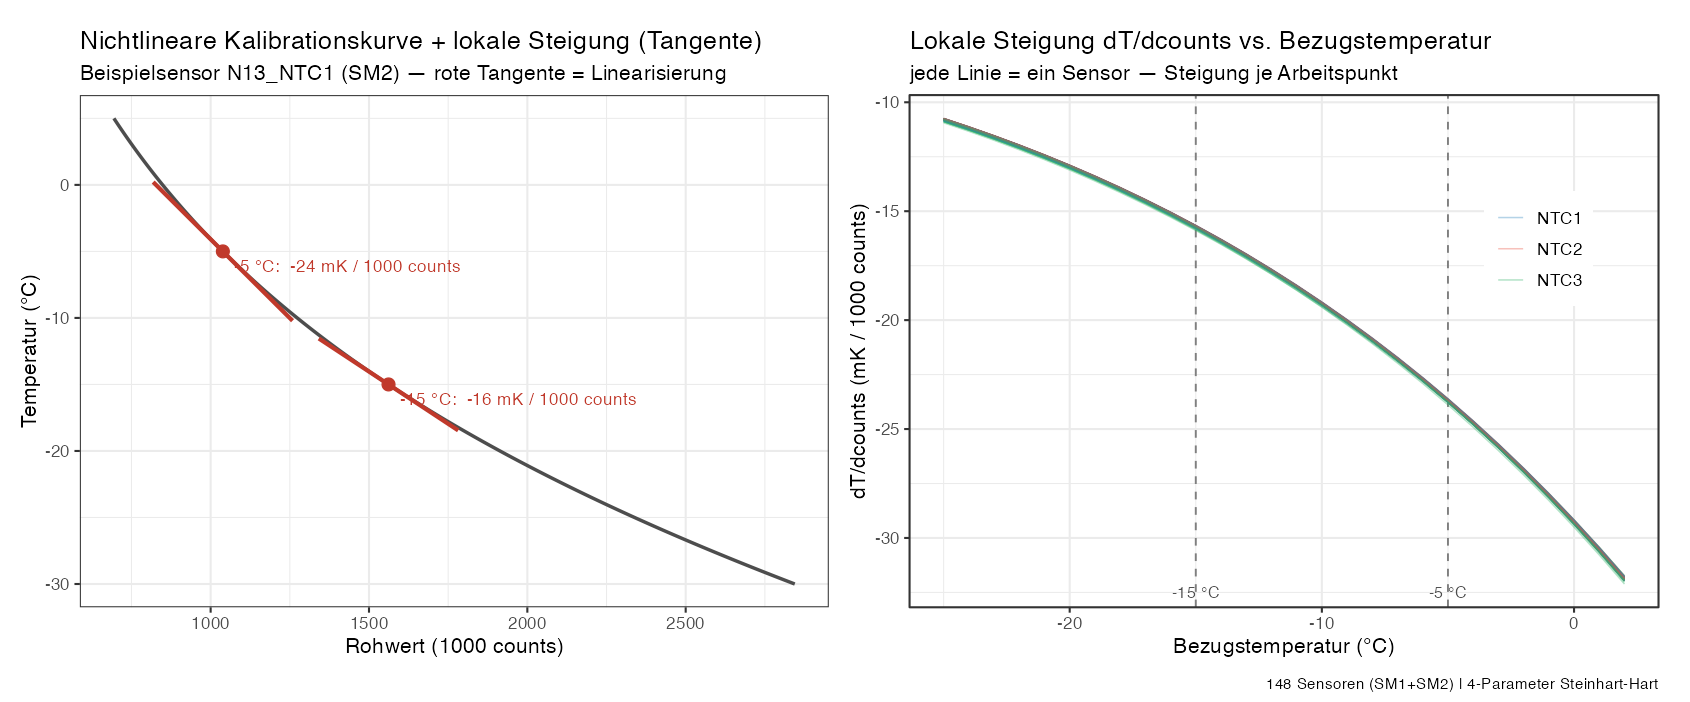

This figure's R source:
# Illustration: how to read the calibration coefficients via the LOCAL SLOPE.
#
# The 4 Steinhart-Hart coefficients (a,b,c,d) define a *nonlinear* counts -> T
# curve that spans the whole measured temperature range and is hard to summarise
# by the four numbers themselves. The interpretable summary is the *local slope*
# dT/dcounts: the tangent (linearisation) of that curve at a temperature of
# interest, e.g. -5 or -15 degC.
#
# Left  : counts -> T curve for a few sensors over a wide T range, with the
#         tangent lines drawn at -5 and -15 degC (the "local slope").
# Right : the local slope dT/dcounts as a function of the reference temperature,
#         one line per sensor, with the two reference points marked. Shows that
#         the slope depends on *where* you evaluate it, which is exactly why a
#         single number can't summarise the nonlinear curve.

suppressMessages({library(dplyr); library(ggplot2); library(patchwork)})

# --- decoder stage + 4-parameter Steinhart-Hart (same as the analysis qmd) ----
NTCcounts2R <- function(c) { H <- (-c * 1e6) / (c - 33554432); (H * 499000) / (499000 - H) }
S4_T_C      <- function(R, co) { lR <- log(R); 1 / (co[1] + co[2]*lR + co[3]*lR^2 + co[4]*lR^3) - 273.15 }

read_sm <- function(f, src) {
  m <- read.csv(f, check.names = FALSE, row.names = 1)
  do.call(rbind, lapply(colnames(m), function(cn) {
    p <- strsplit(cn, "_")[[1]]
    data.frame(source = src, node = as.integer(sub("N", "", p[1])),
               ntc = as.integer(sub("NTC", "", p[2])),
               a = m["a", cn], b = m["b", cn], c = m["c", cn], d = m["d", cn])
  }))
}
co <- rbind(read_sm("../meta/SM1_CalibrationCoefficients.csv", "SM1"),
            read_sm("../meta/SM2_CalibrationCoefficients.csv", "SM2"))
co <- co[complete.cases(co[, c("a", "b", "c", "d")]), ]

# counts <-> T helpers for a single coefficient set ----------------------------
Tc_of    <- function(cf, counts) S4_T_C(NTCcounts2R(counts), cf)
counts_at <- function(cf, T0) {                       # counts where T == T0
  f <- function(cc) Tc_of(cf, cc) - T0
  if (sign(f(4e5)) == sign(f(3.2e6))) return(NA_real_)
  uniroot(f, c(4e5, 3.2e6), tol = 1)$root
}
slope_at <- function(cf, T0) {                        # dT/dcounts at T == T0
  c0 <- counts_at(cf, T0); if (is.na(c0)) return(NA_real_)
  (Tc_of(cf, c0 + 200) - Tc_of(cf, c0 - 200)) / 400
}

# keep only physically sensible sensors (well-behaved over the range) ----------
co$valid <- mapply(function(a,b,c,d) {
  s5 <- slope_at(c(a,b,c,d), -5)
  is.finite(s5) && s5 < 0 && abs(s5) < 1e-3
}, co$a, co$b, co$c, co$d)
co <- co[co$valid, ]

T_refs   <- c(-5, -15)                                # points of interest
ntc_pal  <- c(`NTC1` = "#2980b9", `NTC2` = "#e74c3c", `NTC3` = "#27ae60")
ntc_lab  <- function(k) factor(paste0("NTC", k), names(ntc_pal))

# =============================================================================
# LEFT panel: counts -> T curve + tangents for ONE representative sensor
# =============================================================================
# representative = sensor whose -5 degC slope is the median over all sensors
co$s5 <- mapply(function(a,b,c,d) slope_at(c(a,b,c,d), -5), co$a, co$b, co$c, co$d)
rep_i <- which.min(abs(co$s5 - median(co$s5)))
cf    <- as.numeric(co[rep_i, c("a","b","c","d")])
rep_name <- sprintf("N%d_NTC%d (%s)", co$node[rep_i], co$ntc[rep_i], co$source[rep_i])

# the full nonlinear curve over a wide T range (~ -30 .. +5 degC)
cc_grid <- seq(counts_at(cf, 5), counts_at(cf, -30), length.out = 400)
curve_df <- data.frame(counts = cc_grid, T = Tc_of(cf, cc_grid))

# tangent line segments at each reference temperature
tan_df <- do.call(rbind, lapply(T_refs, function(T0) {
  c0 <- counts_at(cf, T0); m <- slope_at(cf, T0)
  cc <- c0 + c(-2.2e5, 2.2e5)                          # short window around c0
  data.frame(Tref = T0, counts = cc, T = T0 + m * (cc - c0),
             mK_per_kcount = m * 1e6)
}))
pt_df <- do.call(rbind, lapply(T_refs, function(T0) {
  data.frame(Tref = T0, counts = counts_at(cf, T0), T = T0,
             lab = sprintf("%g °C:  %.0f mK / 1000 counts",
                           T0, slope_at(cf, T0) * 1e6))
}))

p_left <- ggplot() +
  geom_line(data = curve_df, aes(counts/1000, T), colour = "grey30", linewidth = 0.9) +
  geom_line(data = tan_df, aes(counts/1000, T, group = Tref),
            colour = "#c0392b", linewidth = 1.1) +
  geom_point(data = pt_df, aes(counts/1000, T), colour = "#c0392b", size = 3) +
  geom_text(data = pt_df, aes(counts/1000, T, label = lab),
            hjust = -0.05, vjust = 1.7, size = 3.5, colour = "#c0392b") +
  labs(title = "Nichtlineare Kalibrationskurve + lokale Steigung (Tangente)",
       subtitle = sprintf("Beispielsensor %s — rote Tangente = Linearisierung", rep_name),
       x = "Rohwert (1000 counts)", y = "Temperatur (°C)") +
  theme_bw(base_size = 12)

# =============================================================================
# RIGHT panel: local slope dT/dcounts vs reference temperature, all sensors
# =============================================================================
T_eval <- seq(-25, 2, by = 1)
slope_long <- do.call(rbind, lapply(seq_len(nrow(co)), function(i) {
  cf <- as.numeric(co[i, c("a","b","c","d")])
  data.frame(id = i, ntc = co$ntc[i],
             T0 = T_eval,
             slope = sapply(T_eval, function(t) slope_at(cf, t)))
}))
slope_long <- slope_long[is.finite(slope_long$slope), ]
slope_long$mK <- slope_long$slope * 1e6

p_right <- ggplot(slope_long, aes(T0, mK, group = id, colour = ntc_lab(ntc))) +
  geom_vline(xintercept = T_refs, linetype = "dashed", colour = "grey50") +
  geom_line(alpha = 0.35, linewidth = 0.4) +
  annotate("text", x = T_refs, y = min(slope_long$mK, na.rm = TRUE),
           label = paste0(T_refs, " °C"), vjust = 1.2, size = 3.3, colour = "grey30") +
  scale_colour_manual(values = ntc_pal, name = NULL) +
  coord_cartesian(clip = "off") +
  labs(title = "Lokale Steigung dT/dcounts vs. Bezugstemperatur",
       subtitle = "jede Linie = ein Sensor — Steigung je Arbeitspunkt",
       x = "Bezugstemperatur (°C)", y = "dT/dcounts (mK / 1000 counts)") +
  theme_bw(base_size = 12) +
  theme(legend.position = "inside", legend.position.inside = c(0.84, 0.7),
        legend.background = element_rect(fill = "white", colour = NA),
        plot.margin = margin(12, 12, 6, 6))

fig <- p_left + p_right + plot_layout(widths = c(1, 1)) +
  plot_annotation(
    caption = sprintf("%d Sensoren (SM1+SM2) | 4-Parameter Steinhart-Hart", nrow(co)))

outfile <- "local_slope_illustration.png"
ggsave(outfile, fig, width = 13, height = 5.4, dpi = 130)
cat("Saved:", normalizePath(outfile), "\n")
cat("Representative sensor:", rep_name, "\n")
print(pt_df[, c("Tref", "lab")])
